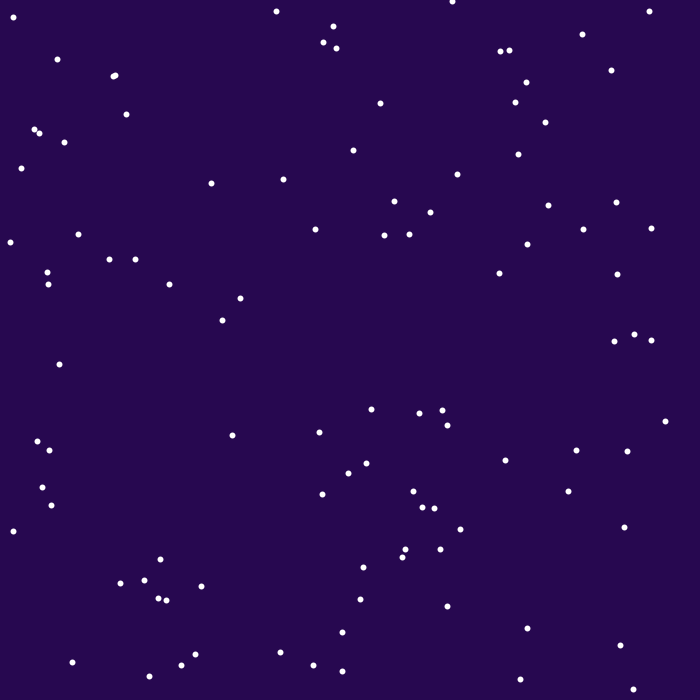
Frame 1 (no input)
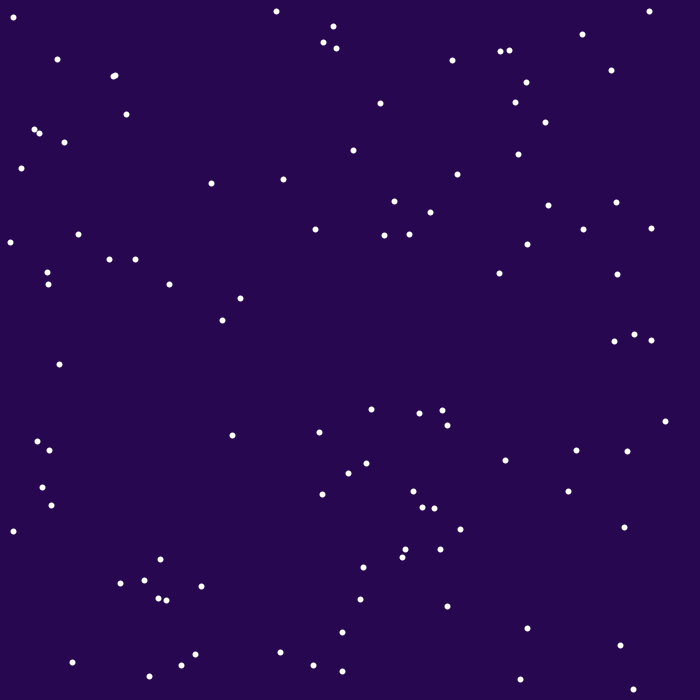
Frame 60 (the mouse pressed at the canvas centre just before this capture)
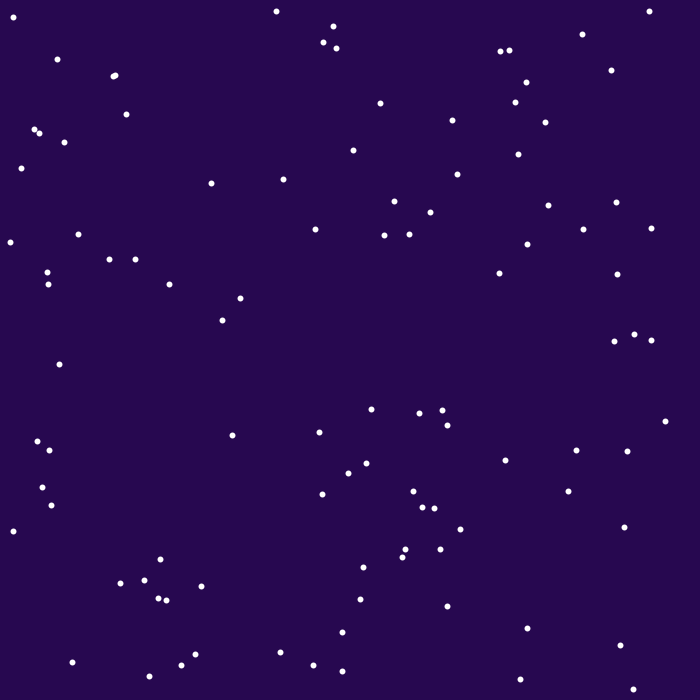
Frame 120 (the mouse held since frame 60 and released just before this capture)

The Processing sketch that drew these frames (run headless with seeded random() and noise(); from frame 60 on, the mouse is pressed at the canvas centre):

// Processing sketch: Arrays_Demo_Draft
// ── Arrays_Demo_Draft.pde
/*
Avery Feingold
 7/5/2022
 Arrays Demo
 Created for Summer Intro CS 2022
 */


// Suppose you want to store a bunch of random
// numbers so that you can reuse them or even change them,
// but there are A LOT of them, or you don't even know
// how many there are, so you can't just make
// individual variables for each of them.

// Introducing ARRAYS

float fallingStarY = 0;
float x = random(0, 700);


// These lines declare that we are creating arrays of 100 floats each.
// The arrays will be filled with 0.0s by default
float[] starX = new float[100];
float[] starY = new float[100];


void setup() {
  size(700, 700);
  background(#270850);

  // In order to access the elements of an array,
  // We loop through each index of the array (indices start at 0).

  //Storing values in the array.
  for (int i = 0; i < 100; i++) {
    float x = random(0, width);
    float y = random(0, height);
    starX[i] = x;
    starY[i] = y;
  }
}

void draw() {
  background(#270850);
  stroke(255);
  strokeWeight(6);
  // Access the array's elements to do the actual drawing
  for (int i = 0; i < 100; i++) {
    point(starX[i], starY[i]);
  }

  fallingStarY++;
  point(x, fallingStarY);
}
